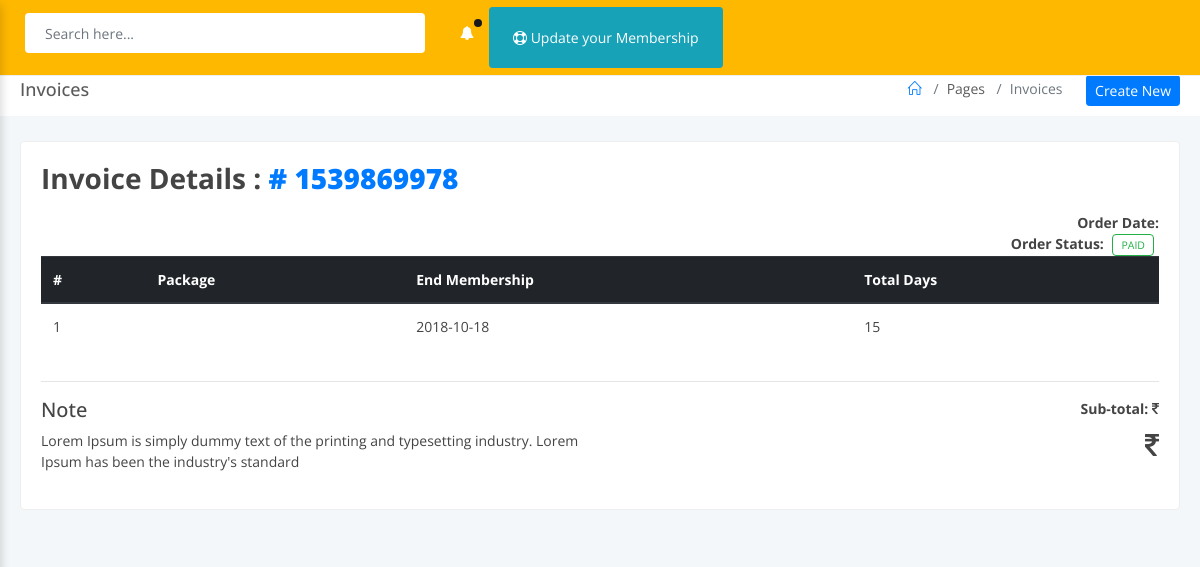
Page /user/invoice.php (signed in) on the committed database.
### tables this page shows
CREATE TABLE `user` (
  `sno` int(11) NOT NULL,
  `fname` varchar(300) NOT NULL,
  `lname` varchar(300) NOT NULL,
  `phone` bigint(20) NOT NULL,
  `email` varchar(500) NOT NULL,
  `password` varchar(600) NOT NULL,
  `interest` varchar(1500) NOT NULL,
  `gender` varchar(200) NOT NULL,
  `dob` varchar(250) NOT NULL,
  `city` varchar(250) NOT NULL,
  `state` varchar(250) NOT NULL,
  `address` varchar(500) NOT NULL,
  `school` varchar(500) NOT NULL,
  `class` varchar(500) NOT NULL,
  `pimage` varchar(1200) NOT NULL,
  `registration_date` varchar(600) NOT NULL,
  `status` varchar(50) NOT NULL,
  `invoice` int(11) NOT NULL
);

CREATE TABLE `checkout` (
  `sno` int(11) NOT NULL,
  `invoice` int(11) NOT NULL,
  `user_id` int(11) NOT NULL,
  `package_id` int(11) NOT NULL,
  `status` varchar(100) NOT NULL,
  `date` varchar(500) NOT NULL
);

CREATE TABLE `packages` (
  `sno` int(11) NOT NULL,
  `package_type` varchar(50) NOT NULL,
  `package_title` varchar(500) NOT NULL,
  `features` longtext NOT NULL,
  `days` int(11) NOT NULL,
  `price` int(11) NOT NULL,
  `note` longtext NOT NULL,
  `date` varchar(500) NOT NULL
);

### user/invoice.php (the view, shortened to what this page needs)
<?php
include_once 'db/db.php';
?>
<!doctype html>
<html lang="en">
<head>
<link rel="stylesheet" href="assets/vendor/bootstrap/css/bootstrap.min.css">
<link rel="stylesheet" href="assets/vendor/font-awesome/css/font-awesome.min.css">
<link rel="stylesheet" href="assets/vendor/charts-c3/plugin.css"/>
<link rel="stylesheet" href="assets/vendor/bootstrap-progressbar/css/bootstrap-progressbar-3.3.4.min.css">
<link rel="stylesheet" href="assets/vendor/chartist/css/chartist.min.css">
<link rel="stylesheet" href="assets/vendor/chartist-plugin-tooltip/chartist-plugin-tooltip.css">
<link rel="stylesheet" href="assets/vendor/toastr/toastr.min.css">
<link rel="stylesheet" href="assets/css/main.css">
<link rel="stylesheet" href="assets/css/color_skins.css">
</head>
<body class="theme-orange">
<div id="wrapper">
  <?php
  include 'include/top-nav.php';
  ?>
    <div class="opacity" id="opacity">
            <div id="main-content">
        <div class="block-header">
            <div class="row clearfix">
                <div class="col-md-6 col-sm-12">
                    <h2>Invoices</h2>
                </div>
                <div class="col-md-6 col-sm-12 text-right">
                    <ul class="breadcrumb">
                        <li class="breadcrumb-item"><a href="index.html"><i class="icon-home"></i></a></li>
                        <li class="breadcrumb-item">Pages</li>
                        <li class="breadcrumb-item active">Invoices</li>
                    </ul>
                    <a href="javascript:void(0);" class="btn btn-sm btn-primary" title="">Create New</a>
                </div>
            </div>
        </div>
        <div class="container-fluid">
            <div class="row clearfix">
                <div class="col-lg-12">
                    <div class="card">
                        <div class="body">
                            <h3>Invoice Details : <strong class="text-primary"># <?php echo $invoice;?> </strong></h3>
                            <div class="tab-content mt-3" >
                                <div role="tabpanel" class="tab-pane in active" id="details" aria-expanded="true">
                                    <div class="row clearfix">
                                          <div class="col-md-6 col-sm-6">
                                        </div>
                                        <div class="col-md-6 col-sm-6 text-right" style="float: right;">
                                            <p class="m-b-0"><strong>Order Date: </strong> <?php echo $cdate;?> </p>
                                            <p class="m-b-0"><strong>Order Status: </strong><span class="badge badge-success m-b-0"> <?php echo $status;?> </span></p>
                                        </div>
                                    </div>
                                    <div class="row clearfix">
                                        <div class="col-md-12">
                                            <div class="table-responsive">
                                                <table class="table table-hover">
                                                    <thead class="thead-dark">
                                                        <tr>
                                                            <th>#</th>
                                                            <th>Package </th>
                                                            <th class="hidden-sm-down">End Membership</th>
                                                            <th>Total Days</th>
                                                        </tr>
                                                    </thead>
                                                    <tbody>
                                                        <tr>
                                                            <td>1</td>
                                                            <td> <?php echo $ptitle;?> </td>
                                                            <td class="hidden-sm-down"> <?php echo $date;?>  </td>
                                                            <td> <?php echo $days;?> </td>
                                                        </tr>
                                                    </tbody>
                                                </table>
                                            </div>
                                        </div>
                                    </div>
                                    <hr>
                                    <div class="row clearfix">
                                        <div class="col-md-6">
                                            <h5>Note</h5>
                                            <p>Lorem Ipsum is simply dummy text of the printing and typesetting industry. Lorem Ipsum has been the industry's standard</p>
                                        </div>
                                        <div class="col-md-6 text-right">
                                            <p class="m-b-0"><b>Sub-total:</b> <i class="fa fa-rupee"></i> <?php echo $price;?> </p>
                                            <h3 class="m-b-0 m-t-10"><i class="fa fa-rupee"></i> <?php echo $price;?> </h3>
                                        </div>
                                        <div class="hidden-print col-md-12 text-right">
                                        </div>
                                    </div>
                                </div>
                            </div>
                        </div>
                    </div>
                </div>
            </div>
        </div>
    </div>
    </div>
</div>
</body>
</html>

### user/include/top-nav.php (style rules this page uses)
.opacity { opacity:1; }

### rows in the picture
user: invoice "1539869978", status "PAID"
checkout: date "2018-10-18"
packages: days "15"
